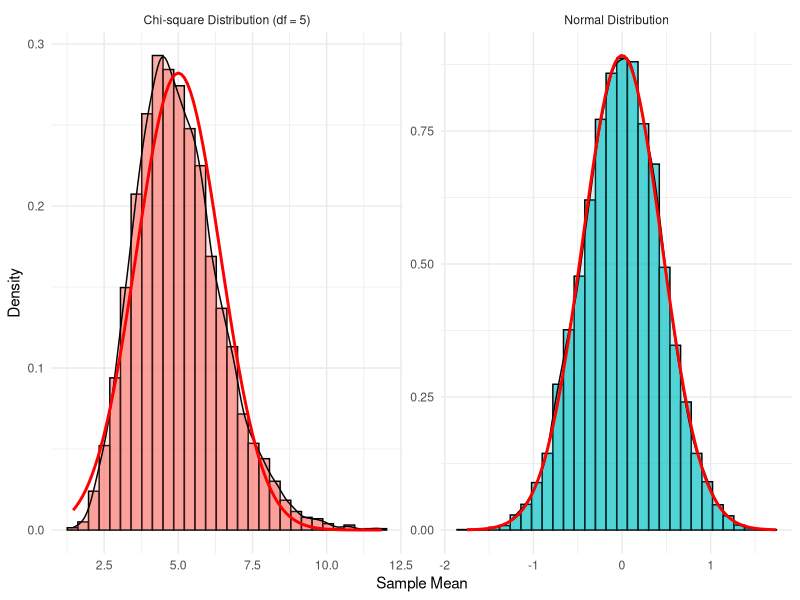
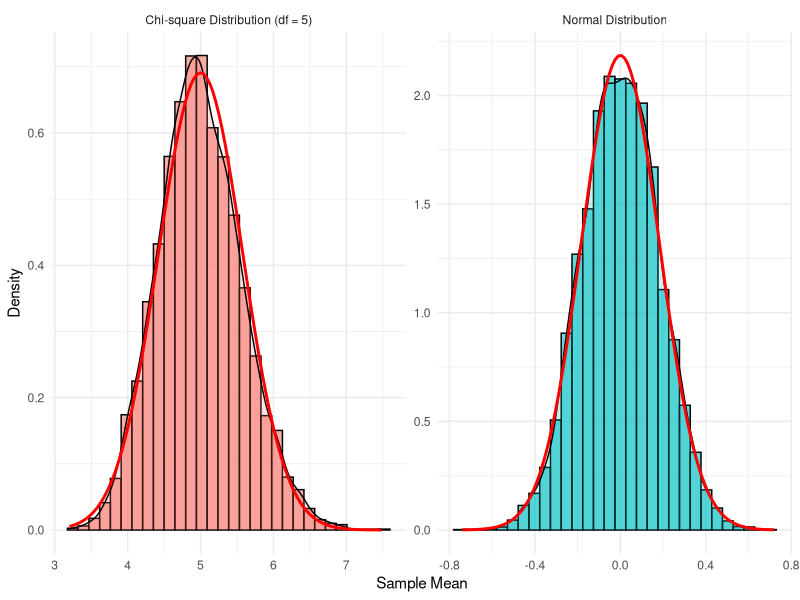
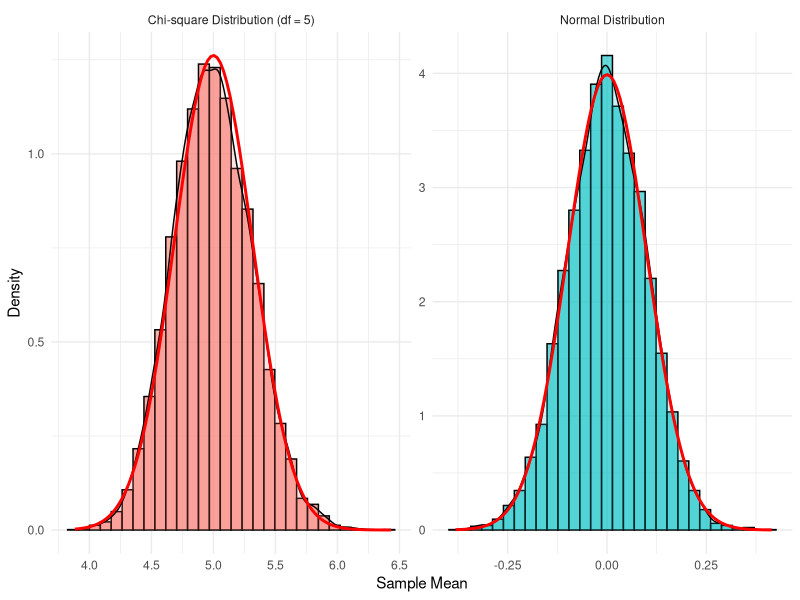
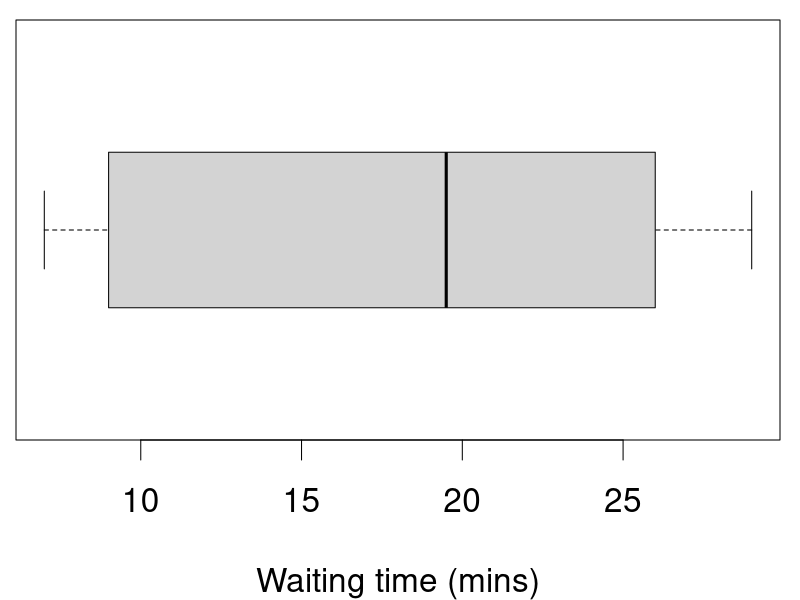
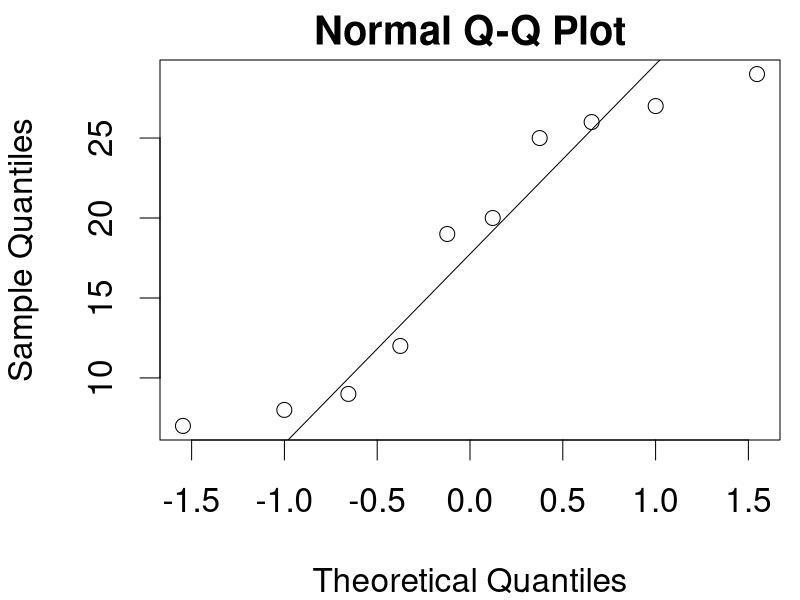
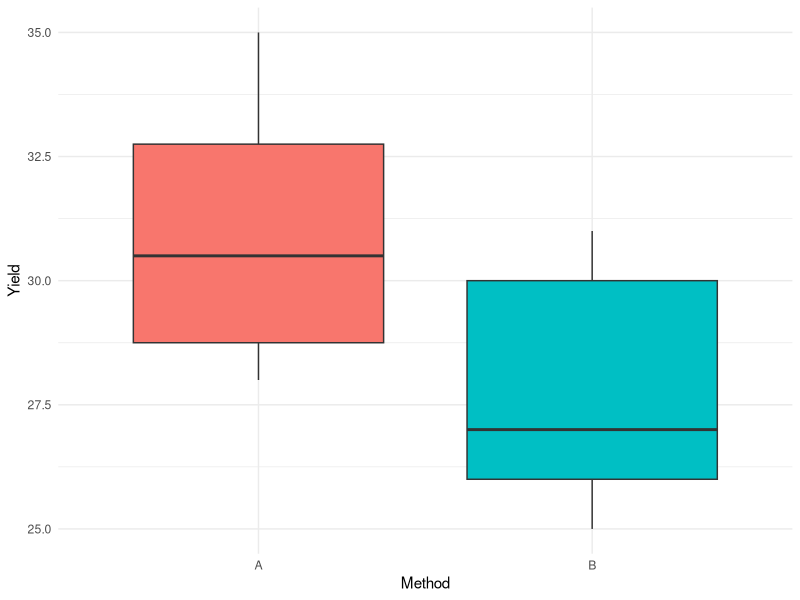

Source code (R) for these figures, in order:
## ---- chunk 1
knitr::opts_chunk$set(echo = TRUE)
## ---- chunk 2
# Load necessary libraries
library(ggplot2)
library(tidyr)
library(tidyverse)
## ---- chunk 3
# Set seed for reproducibility
set.seed(123)

# Simulation parameters
n <- 5 # Sample size
num_simulations <- 1  # Number of simulations

# Case 1: IID observations from a normal distribution
mu <- 0     # True mean
sigma <- 1  # True standard deviation

# Case 2: IID observations from a Chi-square distribution with moderate skewness
df <- 5  # Degrees of freedom for Chi-square distribution (moderate skewness)
# Create data frames for plotting
normal_df <- data.frame(x = rnorm(n, mean = mu, sd = sigma), distribution = "Normal Distribution")
chisq_df <- data.frame(x =  rchisq(n, df = df), distribution = "Chi-square Distribution")


# Combine data frames
combined_df <- rbind(normal_df, chisq_df)

sum_stats <- combined_df |> 
  group_by(distribution) |> 
  summarise(mean = mean(x), 
            sd = sd(x), 
            median = median(x), 
            n = n())
  
sum_stats 
## ---- chunk 4
## generate a normal and an exponential (right-skewed distribution)
# Set seed for reproducibility
set.seed(123)

# Simulation parameters
n <- 5  # Sample size
num_simulations <- 10000  # Number of simulations

# Case 1: IID observations from a normal distribution
mu <- 0     # True mean
sigma <- 1  # True standard deviation

# Simulate sample means from a normal distribution
normal_sample_means <- replicate(num_simulations, {
  sample_data <- rnorm(n, mean = mu, sd = sigma)
  mean(sample_data)
})

# Case 2: IID observations from a Chi-square distribution with moderate skewness
df <- 5  # Degrees of freedom for Chi-square distribution (moderate skewness)
true_mean_chisq <- df  # Mean of the Chi-square distribution
true_sd_chisq <- sqrt(2 * df)  # Standard deviation of the Chi-square distribution

# Simulate sample means from a Chi-square distribution
chisq_sample_means <- replicate(num_simulations, {
  sample_data <- rchisq(n, df = df)
  mean(sample_data)
})

# Create data frames for plotting
normal_df <- data.frame(sample_means = normal_sample_means, distribution = "Normal Distribution")
chisq_df <- data.frame(sample_means = chisq_sample_means, distribution = "Chi-square Distribution (df = 5)")

# Combine data frames
combined_df <- rbind(normal_df, chisq_df)

# Calculate the normal density for both cases based on the sample means' distribution
# 1. Case 1 (Normal Distribution)
mean_case1 <- mu
se_case1 <- sigma / sqrt(n)  # Standard error of the sample mean

# 2. Case 2 (Chi-square Distribution using CLT)
mean_case2 <- true_mean_chisq
se_case2 <- true_sd_chisq / sqrt(n)  # Standard error of the sample mean (from Chi-square distribution)

# Plot histograms of sample means for both cases with normal density overlay
ggplot(combined_df, aes(x = sample_means, fill = distribution)) +
  geom_histogram(aes(y = ..density..), color = "black", alpha = 0.6, bins = 30, position = "identity") +
  geom_density(alpha = 0.2) +
  
  # Overlay the normal density curve in red for Case 1 (Normal Distribution)
  stat_function(fun = dnorm, args = list(mean = mean_case1, sd = se_case1), 
                color = "red", size = 1, data = subset(combined_df, distribution == "Normal Distribution")) +
  
  # Overlay the normal density curve in red for Case 2 (Chi-square Distribution)
  stat_function(fun = dnorm, args = list(mean = mean_case2, sd = se_case2), 
                color = "red", size = 1, data = subset(combined_df, distribution == "Chi-square Distribution (df = 5)")) +
  
  facet_wrap(~distribution, scales = "free") +
  theme_minimal() +
  labs(
    x = "Sample Mean", y = "Density") +
  theme(legend.position = "none")
## ---- chunk 5
# Load necessary libraries
library(ggplot2)

# Set seed for reproducibility
set.seed(123)

# Simulation parameters
n <- 30 # Sample size
num_simulations <- 1  # Number of simulations

# Case 1: IID observations from a normal distribution
mu <- 0     # True mean
sigma <- 1  # True standard deviation

# Case 2: IID observations from a Chi-square distribution with moderate skewness
df <- 5  # Degrees of freedom for Chi-square distribution (moderate skewness)
# Create data frames for plotting
normal_df <- data.frame(x = rnorm(n, mean = mu, sd = sigma), distribution = "Normal Distribution")
chisq_df <- data.frame(x =  rchisq(n, df = df), distribution = "Chi-square Distribution")


# Combine data frames
combined_df <- rbind(normal_df, chisq_df)

sum_stats <- combined_df |> 
  group_by(distribution) |> 
  summarise(mean = mean(x), 
            sd = sd(x), 
            median = median(x), 
            n = n())

sum_stats 
## ---- chunk 6
## generate a normal and an exponential (right-skewed distribution)


# Load necessary libraries
library(ggplot2)

# Set seed for reproducibility
set.seed(123)

# Simulation parameters
n <- 30  # Sample size
num_simulations <- 10000  # Number of simulations

# Case 1: IID observations from a normal distribution
mu <- 0     # True mean
sigma <- 1  # True standard deviation

# Simulate sample means from a normal distribution
normal_sample_means <- replicate(num_simulations, {
  sample_data <- rnorm(n, mean = mu, sd = sigma)
  mean(sample_data)
})

# Case 2: IID observations from a Chi-square distribution with moderate skewness
df <- 5  # Degrees of freedom for Chi-square distribution (moderate skewness)
true_mean_chisq <- df  # Mean of the Chi-square distribution
true_sd_chisq <- sqrt(2 * df)  # Standard deviation of the Chi-square distribution

# Simulate sample means from a Chi-square distribution
chisq_sample_means <- replicate(num_simulations, {
  sample_data <- rchisq(n, df = df)
  mean(sample_data)
})

# Create data frames for plotting
normal_df <- data.frame(sample_means = normal_sample_means, distribution = "Normal Distribution")
chisq_df <- data.frame(sample_means = chisq_sample_means, distribution = "Chi-square Distribution (df = 5)")

# Combine data frames
combined_df <- rbind(normal_df, chisq_df)

# Calculate the normal density for both cases based on the sample means' distribution
# 1. Case 1 (Normal Distribution)
mean_case1 <- mu
se_case1 <- sigma / sqrt(n)  # Standard error of the sample mean

# 2. Case 2 (Chi-square Distribution using CLT)
mean_case2 <- true_mean_chisq
se_case2 <- true_sd_chisq / sqrt(n)  # Standard error of the sample mean (from Chi-square distribution)

# Plot histograms of sample means for both cases with normal density overlay
ggplot(combined_df, aes(x = sample_means, fill = distribution)) +
  geom_histogram(aes(y = ..density..), color = "black", alpha = 0.6, bins = 30, position = "identity") +
  geom_density(alpha = 0.2) +
  
  # Overlay the normal density curve in red for Case 1 (Normal Distribution)
  stat_function(fun = dnorm, args = list(mean = mean_case1, sd = se_case1), 
                color = "red", size = 1, data = subset(combined_df, distribution == "Normal Distribution")) +
  
  # Overlay the normal density curve in red for Case 2 (Chi-square Distribution)
  stat_function(fun = dnorm, args = list(mean = mean_case2, sd = se_case2), 
                color = "red", size = 1, data = subset(combined_df, distribution == "Chi-square Distribution (df = 5)")) +
  
  facet_wrap(~distribution, scales = "free") +
  theme_minimal() +
  labs(
    x = "Sample Mean", y = "Density") +
  theme(legend.position = "none")
## ---- chunk 7
# Load necessary libraries
library(ggplot2)

# Set seed for reproducibility
set.seed(123)
# Simulation parameters
n <- 100 # Sample size
num_simulations <- 1  # Number of simulations

# Case 1: IID observations from a normal distribution
mu <- 0     # True mean
sigma <- 1  # True standard deviation

# Case 2: IID observations from a Chi-square distribution with moderate skewness
df <- 5  # Degrees of freedom for Chi-square distribution (moderate skewness)
# Create data frames for plotting
normal_df <- data.frame(x = rnorm(n, mean = mu, sd = sigma), distribution = "Normal Distribution")
chisq_df <- data.frame(x =  rchisq(n, df = df), distribution = "Chi-square Distribution")


# Combine data frames
combined_df <- rbind(normal_df, chisq_df)

sum_stats <- combined_df |> 
  group_by(distribution) |> 
  summarise(mean = mean(x), 
            sd = sd(x), 
            median = median(x), 
            n = n())

sum_stats 
## ---- chunk 8
## generate a normal and an exponential (right-skewed distribution)


# Load necessary libraries
library(ggplot2)

# Set seed for reproducibility
set.seed(123)

# Simulation parameters
n <- 100  # Sample size
num_simulations <- 10000  # Number of simulations

# Case 1: IID observations from a normal distribution
mu <- 0     # True mean
sigma <- 1  # True standard deviation

# Simulate sample means from a normal distribution
normal_sample_means <- replicate(num_simulations, {
  sample_data <- rnorm(n, mean = mu, sd = sigma)
  mean(sample_data)
})

# Case 2: IID observations from a Chi-square distribution with moderate skewness
df <- 5  # Degrees of freedom for Chi-square distribution (moderate skewness)
true_mean_chisq <- df  # Mean of the Chi-square distribution
true_sd_chisq <- sqrt(2 * df)  # Standard deviation of the Chi-square distribution

# Simulate sample means from a Chi-square distribution
chisq_sample_means <- replicate(num_simulations, {
  sample_data <- rchisq(n, df = df)
  mean(sample_data)
})

# Create data frames for plotting
normal_df <- data.frame(sample_means = normal_sample_means, distribution = "Normal Distribution")
chisq_df <- data.frame(sample_means = chisq_sample_means, distribution = "Chi-square Distribution (df = 5)")

# Combine data frames
combined_df <- rbind(normal_df, chisq_df)

# Calculate the normal density for both cases based on the sample means' distribution
# 1. Case 1 (Normal Distribution)
mean_case1 <- mu
se_case1 <- sigma / sqrt(n)  # Standard error of the sample mean

# 2. Case 2 (Chi-square Distribution using CLT)
mean_case2 <- true_mean_chisq
se_case2 <- true_sd_chisq / sqrt(n)  # Standard error of the sample mean (from Chi-square distribution)

# Plot histograms of sample means for both cases with normal density overlay
ggplot(combined_df, aes(x = sample_means, fill = distribution)) +
  geom_histogram(aes(y = ..density..), color = "black", alpha = 0.6, bins = 30, position = "identity") +
  geom_density(alpha = 0.2) +
  
  # Overlay the normal density curve in red for Case 1 (Normal Distribution)
  stat_function(fun = dnorm, args = list(mean = mean_case1, sd = se_case1), 
                color = "red", size = 1, data = subset(combined_df, distribution == "Normal Distribution")) +
  
  # Overlay the normal density curve in red for Case 2 (Chi-square Distribution)
  stat_function(fun = dnorm, args = list(mean = mean_case2, sd = se_case2), 
                color = "red", size = 1, data = subset(combined_df, distribution == "Chi-square Distribution (df = 5)")) +
  
  facet_wrap(~distribution, scales = "free") +
  theme_minimal() +
  labs(
    x = "Sample Mean", y = "Density") +
  theme(legend.position = "none")
## ---- chunk 9
rat = data.frame(
  bio = c(1.7, 2.0, 1.7, 1.5, 1.6, 
          2.4, 2.3, 2.4, 2.4, 2.6),
  pla = c(2.1, 1.8, 2.2, 2.2, 1.5, 
          2.9, 2.9, 2.4, 2.6, 2.5)
) |> mutate(d = pla - bio, 
            sign = 
            case_when(d >0 ~ "+", d <0 ~ "-")) 

head(rat)
## ---- chunk 10
s = sign(rat$d)[sign(rat$d) != 0]
table(s)
## ---- chunk 11
binom.test(c(6, 3), p = 0.5, alternative = "greater")
## ---- chunk 12
y = c(85, 69, 81, 112, 77, 86)
x = c(83, 78, 70, 72, 67, 68)
d = y - x
d
## ---- chunk 13
w_calc = data.frame(
  dif = d,
  absDif = abs(d),
  rankAbsDif = rank(abs(d)),
  signrank = sign(d)*rank(abs(d)) 

)

w_calc
## ---- chunk 14
wilcox.test(d, alternative = "greater")
## ---- chunk 15
 bus <- c(25, 19, 9, 27, 8, 7, 26, 12, 29, 20)
## ---- chunk 16
par(cex = 2, mar = c(4,0.4,0.5,0.5))
boxplot(bus, horizontal = TRUE, 
        xlab = "Waiting time (mins)")
## ---- chunk 17
par(cex = 2, mar = c(4,4,1.5,0.5))
qqnorm(bus); qqline(bus)
## ---- chunk 18
 # Create data frame
 
  
  # Apply transformations
bus <- as_data_frame(bus) %>%
  mutate(D = value - 15,  # Difference from 15
         sign = sign(D),   # Get the sign (+1 for positive, -1 for negative)
         Abs_D = abs(D),   # Absolute difference
         Rank = rank(Abs_D),  # Rank of absolute differences
         Signed_rank = sign * Rank)  # Signed rank

bus  
## ---- chunk 19
2*psignrank(16, 10)
## ---- chunk 20
wilcox.test(bus$value - 15)
## ---- chunk 21
before = c(25, 25, 27, 44, 30, 67, 53, 53, 52, 60, 28)
after =  c(27, 29, 37, 36, 46, 82, 57, 80, 61, 59, 43)
df = data.frame(before, after,
                difference = after-before)


df = df |> dplyr::mutate(absDif = abs(difference),
                          rankAbsDif = rank(absDif),
                          srank = sign(difference)*rank(abs(difference)))
df
## ---- chunk 22
(w_p = sum(df$srank[df$srank > 0]))

(w_m = sum(-df$srank[df$srank < 0]))

## ---- chunk 23
A = c(32, 29, 35, 28)
B = c(27, 31, 26, 25, 30)
dat = data.frame(
  yield = c(A,B),
  method = c(rep("A", length(A)),
             rep("B", length(B)))
)
## ---- chunk 24
# Load the required library
library(ggplot2)
library(patchwork) # For combining plots

# Create the box plot
box_plot <- ggplot(dat, aes(x = method, y = yield, fill = method)) +
  geom_boxplot() +
  labs( 
       x = "Method", y = "Yield") +
  theme_minimal() +
  theme(legend.position = "none")


box_plot 
## ---- chunk 25

## ---- chunk 26

## ---- chunk 27

## ---- chunk 28

## ---- chunk 29

## ---- chunk 30

## ---- chunk 31

## ---- chunk 32

## ---- chunk 33

